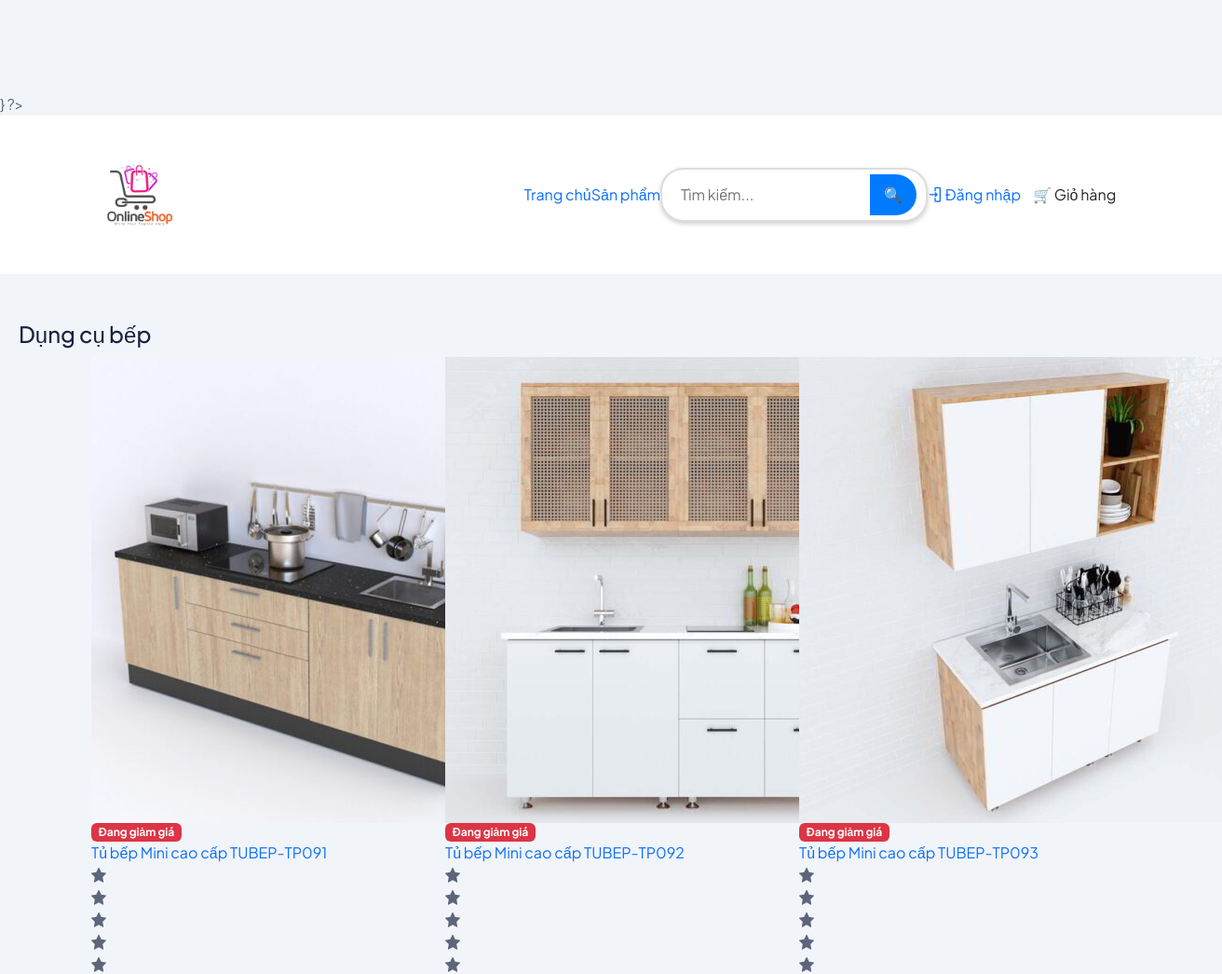
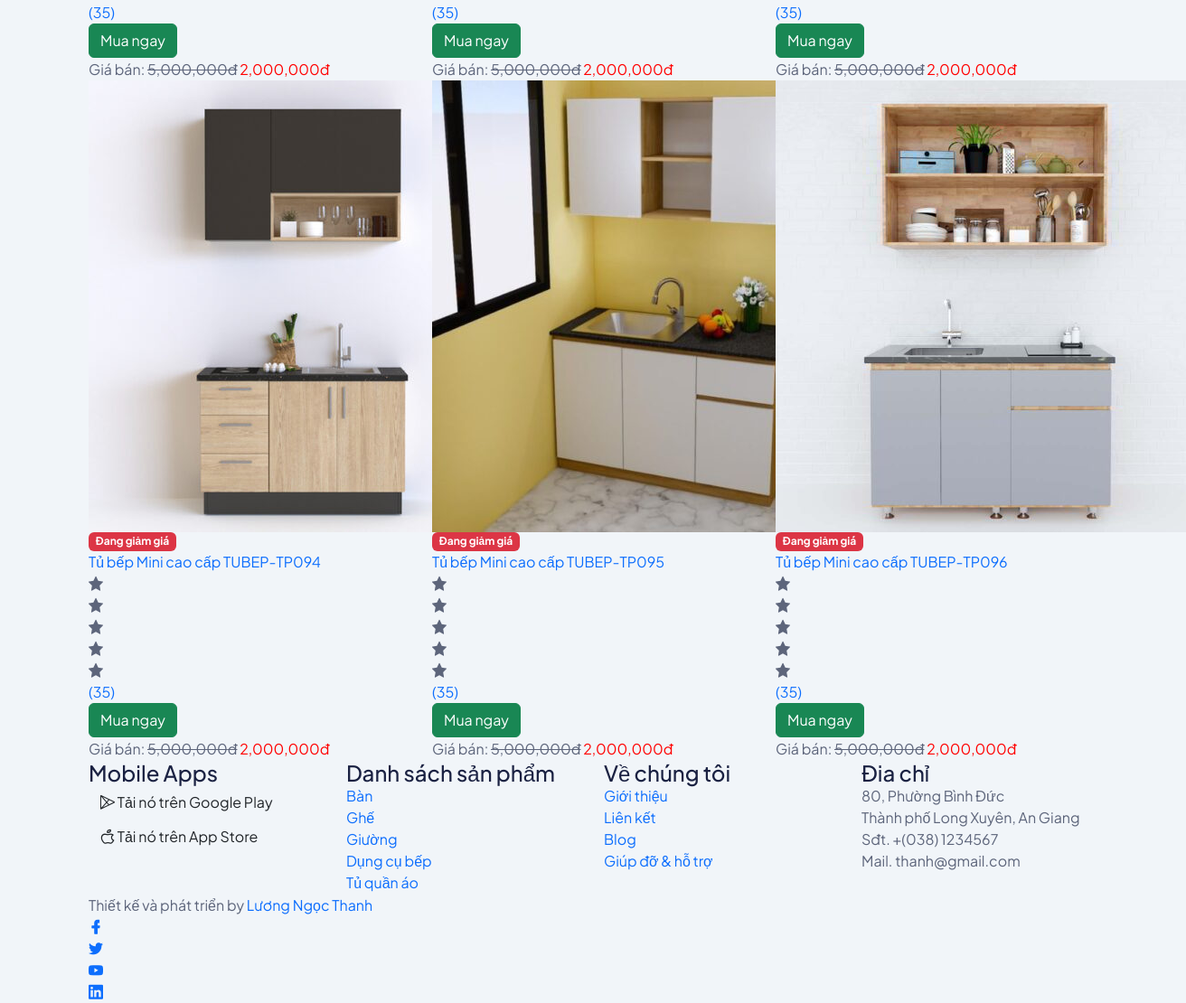
/?action=group&id=4, run on the app's committed database (2 pictures, top to bottom).
### tables this page shows
CREATE TABLE `danhmuc` (
  `id` int(11) NOT NULL,
  `tendanhmuc` varchar(50) NOT NULL,
  `mota` varchar(1000) NOT NULL
);

CREATE TABLE `mathang` (
  `id` int(11) NOT NULL,
  `tenmathang` varchar(255) NOT NULL,
  `mota` text NOT NULL,
  `giaban` float NOT NULL,
  `giagoc` float NOT NULL,
  `soluongton` int(11) NOT NULL,
  `hinhanh` varchar(255) NOT NULL,
  `luotxem` int(11) NOT NULL,
  `luotmua` int(11) NOT NULL,
  `danhmuc_id` int(11) NOT NULL
);

### model/danhmuc.php (called while the page is built, shortened)
<?php
class DANHMUC{
    public function laydanhmuc(){
        $dbcon = DATABASE::connect();
        try{
            $sql = "SELECT * FROM danhmuc";
            $cmd = $dbcon->prepare($sql);
            $cmd->execute();
            $result = $cmd->fetchAll();
            return $result;
        }
        catch(PDOException $e){
            $error_message = $e->getMessage();
            echo "<p>Lỗi truy vấn: $error_message</p>";
            exit();
        }
    }
    public function laydanhmuctheoid($id){
        $dbcon = DATABASE::connect();
        try{
            $sql = "SELECT * FROM danhmuc WHERE id=:id";
            $cmd = $dbcon->prepare($sql);
            $cmd->bindValue(":id", $id);
            $cmd->execute();
            $result = $cmd->fetch();
            return $result;
        }
        catch(PDOException $e){
            $error_message = $e->getMessage();
            echo "<p>Lỗi truy vấn: $error_message</p>";
            exit();
        }
    }
}
?>

### model/mathang.php (called while the page is built, shortened)
<?php
class MATHANG{
    public function laymathangtheodanhmuc($danhmuc_id){
        $dbcon = DATABASE::connect();
        try{
            $sql = "SELECT * FROM mathang WHERE danhmuc_id=:madm" ;
            $cmd = $dbcon->prepare($sql);
			$cmd->bindValue(":madm",$danhmuc_id);
            $cmd->execute();
            $result = $cmd->fetchAll();
            return $result;
        }
        catch(PDOException $e){
            $error_message = $e->getMessage();
            echo "<p>Lỗi truy vấn: $error_message</p>";
            exit();
        }
    }
}
?>

### public/group.php (the view)
<?php
include("inc/top.php");
?>
<h3 style="margin: 50px 0px 0px 20px;">
    <?php echo $tendm ?>
</h3>
<section class="items-grid section" style="margin-top: 10px;">
    <div class="container">
        <div class="single-head">
            <div class="row">
<?php
if($mathang != null){
    foreach($mathang as $m):
?>
                <div class="col-lg-4 col-md-6 col-12">
                    <div class="single-grid wow fadeInUp" data-wow-delay=".2s">
                        <div class="image">
                            <a href="?action=detail&id=<?php echo $m["id"]; ?>" class="thumbnail">
                                <img src="../<?php echo $m["hinhanh"]; ?>" alt="<?php echo $m["tenmathang"]; ?>">
                            </a>
                            <p class="badge bg-danger text-white">Đang giảm giá</p>
                        </div>
                        <div class="content">
                            <div class="top-content">
                                <a href="?action=detail&id=<?php echo $m["id"]; ?>" class="tag"><?php echo $m["tenmathang"]; ?></a>
                                <ul class="rating">
                                    <li><i class="lni lni-star-filled"></i></li>
                                    <li><i class="lni lni-star-filled"></i></li>
                                    <li><i class="lni lni-star-filled"></i></li>
                                    <li><i class="lni lni-star-filled"></i></li>
                                    <li><i class="lni lni-star-filled"></i></li>
                                    <li><a href="javascript:void(0)">(35)</a></li>
                                </ul>
                                <ul>
                                    <li><a href="index.php?action=chovaogio&id=<?php echo $m["id"]; ?>" class="btn btn-success">Mua ngay</a></li>
                                </ul>
                            </div>
                            <div class="bottom-content">
                                <?php if ($m["giaban"] != $m["giagoc"]){ ?>
                                <p class="price">Giá bán:
                                <span class="text-decoration-line-through"><?php echo number_format($m["giagoc"]); ?>đ</span><?php }  ?>
                                <span style="color: red"><?php echo number_format($m["giaban"]); ?>đ</span></p>
                            </div>
                        </div>
                    </div>
                </div>
<?php
    endforeach;
    }
    else{
        echo "<p>Danh mục này hiện chưa có mặt hàng. Vui lòng xem danh mục khác...</p>";
    }
?>
            </div>
        </div>
    </div>
</section>
<?php
include("inc/bottom.php");
?>

### public/inc/bottom.php (shortened to what this page needs)
        <footer class="footer">
        <div class="footer-top">
            <div class="container">
                <div class="row">
                    <div class="col-lg-3 col-md-6 col-12">
                        <div class="single-footer mobile-app">
                            <h3>Mobile Apps</h3>
                            <div class="app-button">
                                <a href="javascript:void(0)" class="btn">
                                    <i class="lni lni-play-store"></i>
                                    <span class="text">
                                        <span class="small-text">Tải nó trên</span>
                                        Google Play
                                    </span>
                                </a>
                                <a href="javascript:void(0)" class="btn">
                                    <i class="lni lni-apple"></i>
                                    <span class="text">
                                        <span class="small-text">Tải nó trên</span>
                                        App Store
                                    </span>
                                </a>
                            </div>
                        </div>
                    </div>
                    <div class="col-lg-3 col-md-6 col-12">
                        <div class="single-footer f-link">
                            <h3>Danh sách sản phẩm</h3>
                            <div class="row">
                                <div class="col-lg-6 col-md-6 col-12">
                                    <ul>
                                        <?php foreach ($danhmuc as $d): ?>
                                            <li><a href="?action=group&id=<?php echo $d["id"]; ?>">
                                            <?php echo $d["tendanhmuc"]; ?></a></li>
                                        <?php endforeach; ?>
                                    </ul>
                                </div>
                            </div>
                        </div>
                    </div>
                    <div class="col-lg-3 col-md-6 col-12">
                        <div class="single-footer f-link">
                            <h3>Về chúng tôi</h3>
                            <ul>
                                <li><a href="">Giới thiệu</a></li>
                                <li><a href="">Liên kết</a></li>
                                <li><a href="">Blog</a></li>
                                <li><a href="">Giúp đỡ & hỗ trợ</a></li>
                            </ul>
                        </div>
                    </div>
                    <div class="col-lg-3 col-md-6 col-12">
                        <div class="single-footer f-contact">
                            <h3>Đia chỉ</h3>
                            <ul>
                                <li>80, Phường Bình Đức<br> Thành phố Long Xuyên, An Giang</li>
                                <li>Sđt. +(038) 1234567 <br> Mail. thanh@gmail.com</li>
                            </ul>
                        </div>
                    </div>
                </div>
            </div>
        </div>
        <div class="footer-bottom">
            <div class="container">
                <div class="inner">
                    <div class="row">
                        <div class="col-12">
                            <div class="content">
                                <p class="copyright-text">Thiết kế và phát triển by <a href="https://www.facebook.com/ngocthanh.luong.391420"
                                        rel="nofollow" target="_blank">Lương Ngọc Thanh</a>
                                </p>
                                <ul class="footer-social">
                                    <li><a href="https://www.facebook.com/ngocthanh.luong.391420"><i class="lni lni-facebook-filled"></i></a></li>
                                    <li><a href="javascript:void(0)"><i class="lni lni-twitter-original"></i></a></li>
                                    <li><a href="javascript:void(0)"><i class="lni lni-youtube"></i></a></li>
                                    <li><a href="javascript:void(0)"><i class="lni lni-linkedin-original"></i></a></li>
                                </ul>
                            </div>
                        </div>
                    </div>
                </div>
            </div>
        </div>
    </footer>
    </body>
</html>

### public/inc/top.php (style rules this page uses)
body { padding-top: 100px; Điều chỉnh theo chiều cao của header }

### data on the page
danhmuc: tendanhmuc "Dụng cụ bếp"
mathang: hinhanh (picture), shows "Đang giảm giá", tenmathang "Tủ bếp Mini cao cấp TUBEP-TP091", giagoc "5,000,000", giaban "2,000,000"
mathang: hinhanh (picture), shows "Đang giảm giá", tenmathang "Tủ bếp Mini cao cấp TUBEP-TP092", giagoc "5,000,000", giaban "2,000,000"
mathang: hinhanh (picture), shows "Đang giảm giá", tenmathang "Tủ bếp Mini cao cấp TUBEP-TP093", giagoc "5,000,000", giaban "2,000,000"
mathang: hinhanh (picture), shows "Đang giảm giá", tenmathang "Tủ bếp Mini cao cấp TUBEP-TP094", giagoc "5,000,000", giaban "2,000,000"
mathang: hinhanh (picture), shows "Đang giảm giá", tenmathang "Tủ bếp Mini cao cấp TUBEP-TP095", giagoc "5,000,000", giaban "2,000,000"
mathang: hinhanh (picture), shows "Đang giảm giá", tenmathang "Tủ bếp Mini cao cấp TUBEP-TP096", giagoc "5,000,000", giaban "2,000,000"
danhmuc: tendanhmuc "Bàn"
danhmuc: tendanhmuc "Ghế"
danhmuc: tendanhmuc "Giường"
danhmuc: tendanhmuc "Tủ quần áo"
